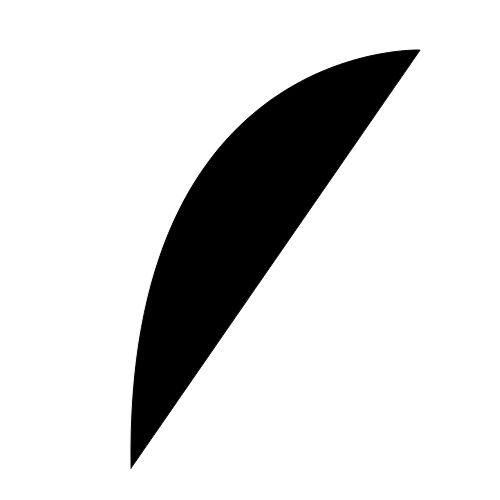
#> input picture images/liver_healthy.png, 500 x 500 px, found by its file name
$ python simple_liver_abstraction.py
#> lines starting #> are read from the running program, lines starting #| are printed output that depends on the picture
import cv2
import numpy as np
from matplotlib import pyplot as plt

img_liver_healthy_path = './images/liver_healthy.png'
img_liver_cirrhosis_path = './images/liver_cirrhosis.png'

# Read image as grayscale and convert to array.
# Set second parameter to 1 if rgb is required
img_liver_healthy = cv2.imread(img_liver_healthy_path, 0)
#> img_liver_healthy is the input picture: shape (500, 500); min 0, max 255, mean 215.8
img_liver_cirrhosis = cv2.imread(img_liver_cirrhosis_path, 0)
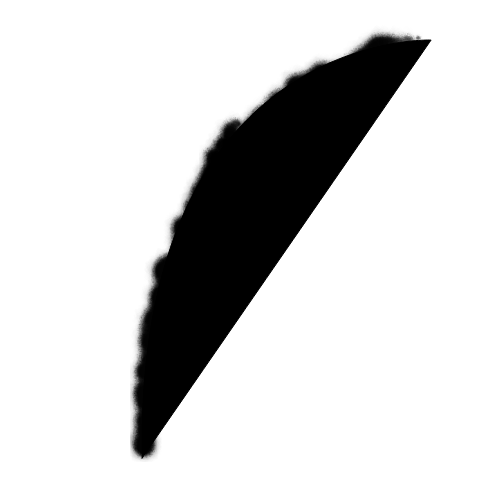
#> input picture images/liver_cirrhosis.png, 500 x 500 px, found by its file name
#> img_liver_cirrhosis is the input picture: shape (500, 500); min 0, max 255, mean 212.5

# This value varies between png and jpg
WHITE_COLOR_VALUE = 255

# Direction values for chain-code from center
DIRECTIONS = [0,  1,  2,
              7,      3,
              6,  5,  4]
DIR_2_IDX = dict(zip(DIRECTIONS, range(len(DIRECTIONS))))

CHANGE_J = [-1,  0,  1,  # x or columns
            -1,      1,
            -1,  0,  1]

CHANGE_I = [-1, -1, -1,  # y or rows
             0,      0,
             1,  1,  1]

# Main driver function to calculate chain code diff
def main():
    liver_healthy_chain_code = get_chain_code_and_safe_image(img_liver_healthy, "./images/liver_healthy_chain_code.png")
    liver_cirrhosis_chain_code = get_chain_code_and_safe_image(img_liver_cirrhosis, "./images/liver_cirrhosis_chain_code.png")

    diff = get_difference_in_chain_codes(liver_healthy_chain_code, liver_cirrhosis_chain_code)
    print(f"Images are different on: {diff} occasions")


# Returns the first non-white starting point
def get_starting_point(img):
    for i, row in enumerate(img):
        for j, value in enumerate(row):
            if value != WHITE_COLOR_VALUE:
                start_point = (i, j)
                print("start_point", start_point, value)
                return start_point
        # If no value found yet we continue
        else:
            continue
        break
    raise Exception("No starting point found")


# Returns the chain code and saves it's visualization
def get_chain_code_and_safe_image(img, save_path):
    # Discover the first non-white point starting top, left
    start_point = get_starting_point(img)
#> the loop in get_starting_point, `for i, row in enumerate(img):` made 50 passes
#| start_point (49, 406) 253
    # the border, later drawn around the image
    border = []
    # saving chain_code as array
    chain = []
    # initialize iterator for edges
    curr_point = start_point
    for direction in DIRECTIONS:
        idx = DIR_2_IDX[direction]
        new_point = (start_point[0]+CHANGE_I[idx], start_point[1]+CHANGE_J[idx])
        if img[new_point] != WHITE_COLOR_VALUE:
            border.append(new_point)
            chain.append(direction)
            curr_point = new_point
            break

    # count = 0
    while curr_point != start_point:
        #figure direction to start search
        b_direction = (direction + 5) % 8
        dirs_1 = range(b_direction, 8)
        dirs_2 = range(0, b_direction)
        dirs = []
        dirs.extend(dirs_1)
        dirs.extend(dirs_2)
        for direction in dirs:
            idx = DIR_2_IDX[direction]
            new_point = (curr_point[0]+CHANGE_I[idx], curr_point[1]+CHANGE_J[idx])
            if img[new_point] != WHITE_COLOR_VALUE:
                border.append(new_point)
                chain.append(direction)
                curr_point = new_point
                break
        # potential stack overflow prevention
        # if count == 5000: break
        # count += 1

    # Reversing gray scale to get original Black and White colors
    plt.imshow(img, cmap='Greys_r')

    # Plotting the chain code
    plt.plot([i[1] for i in border], [i[0] for i in border])

    # Saving file to path
    plt.savefig(save_path)

    return chain

# Gets the difference between two codes and calculates how often it differs
def get_difference_in_chain_codes(code_1, code_2):
    min_len = min(len(code_1), len(code_2))
    diff_array = list(np.absolute(np.array(code_1[:min_len]) - np.array(code_2[:min_len])))
    return len(diff_array) - diff_array.count(0)


main()
#> in get_chain_code_and_safe_image, `start_point = get_starting_point(img)`: start_point = (49, 406)
#> the loop in get_chain_code_and_safe_image, `for direction in DIRECTIONS:` made 5 passes
#> curr_point on pass 5: (49, 407)
#> new_point on passes 1 to 4: (48, 405), (48, 406), (48, 407), (49, 405)
#> after the loop in get_chain_code_and_safe_image, `for direction in DIRECTIONS:`: border = [(49, 407)]; chain = [3]
#> the loop in get_chain_code_and_safe_image, `while curr_point != start_point:` made 945 passes
#> b_direction on passes 1 to 3: 0, 0, 0
#> after the loop in get_chain_code_and_safe_image, `while curr_point != start_point:`: border = 946 pairs, first value 49 to 468, second value 129 to 420; chain = 946 values, max 7 at index 433, min 1 at index 435, mean 3.51
#> in get_chain_code_and_safe_image, `plt.savefig(save_path)`:
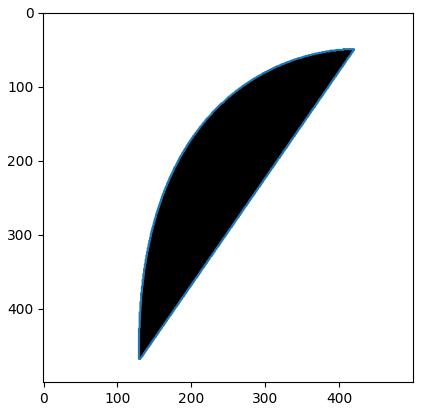
#> figure drawn by matplotlib, 1 panel
#> in main, `liver_healthy_chain_code = get_chain_code_and_safe_image(img_liver_hea..`: liver_healthy_chain_code has the same summary as chain in get_chain_code_and_safe_image
#> call 2 of get_chain_code_and_safe_image, with save_path = './images/liver_cirrhosis_chain_code.png'
#> the loop in get_starting_point (call 2), `for i, row in enumerate(img):` made 26 passes
#| start_point (25, 376) 253
#> in get_chain_code_and_safe_image (call 2), `start_point = get_starting_point(img)`: start_point = (25, 376)
#> the loop in get_chain_code_and_safe_image (call 2), `for direction in DIRECTIONS:` made 5 passes
#> curr_point on pass 5: (25, 377)
#> new_point on passes 1 to 4: (24, 375), (24, 376), (24, 377), (25, 375)
#> after the loop in get_chain_code_and_safe_image (call 2), `for direction in DIRECTIONS:`: border = [(25, 377)]; chain = [3]
#> the loop in get_chain_code_and_safe_image (call 2), `while curr_point != start_point:` made 1082 passes
#> b_direction on passes 1 to 3: 0, 1, 0
#> after the loop in get_chain_code_and_safe_image (call 2), `while curr_point != start_point:`: border = 1083 pairs, first value 25 to 461, second value 130 to 431; chain = 1083 values, max 7 at index 477, min 0 at index 505, mean 3.43
#> in get_chain_code_and_safe_image (call 2), `plt.savefig(save_path)`:
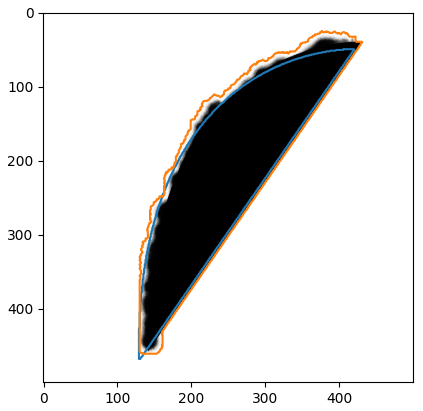
#> figure drawn by matplotlib, 1 panel
#> in main, `liver_cirrhosis_chain_code = get_chain_code_and_safe_image(img_liver_c..`: liver_cirrhosis_chain_code has the same summary as chain in get_chain_code_and_safe_image
#> in get_difference_in_chain_codes, `min_len = min(len(code_1), len(code_2))`: min_len = 946
#> in get_difference_in_chain_codes, `diff_array = list(np.absolute(np.array(code_1[:min_len]) - np.array(co..`: diff_array = 946 values, max 6 at index 477, min 0 at index 0, mean 0.963
#> in main, `diff = get_difference_in_chain_codes(liver_healthy_chain_code, liver_c..`: diff = 514
#| Images are different on: 514 occasions
